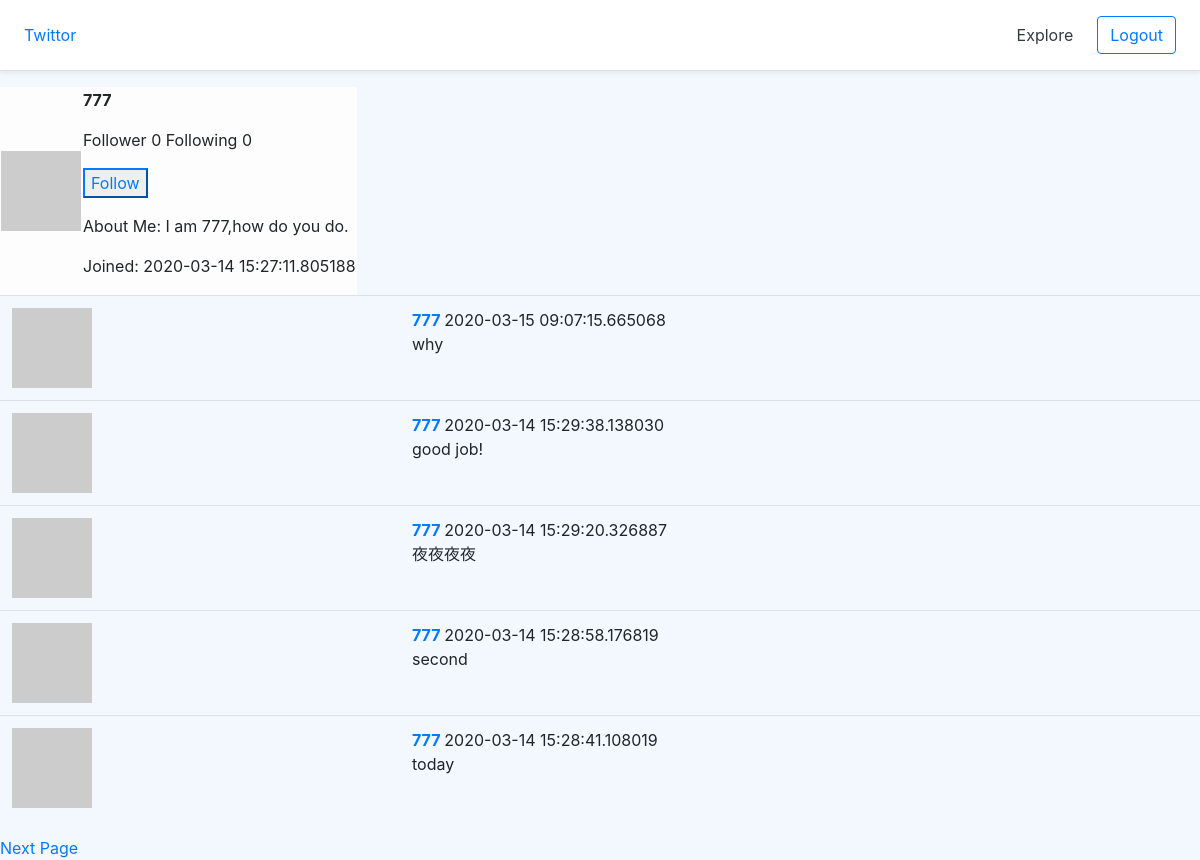
The page /777 (signed in) on the database its author committed.
### twittor/models/user.py (models this page shows, shortened)
class User(UserMixin,db.Model):#通过继承db.Model创建class User
    id = db.Column (db.Integer , primary_key= True )
    username = db.Column (db.String(64), unique=True ,index = True )#加上index是因为速度会快一些
    email = db.Column(db.String(64),unique= True,index=True)
    password_hash = db.Column(db.String(128))
    about_me= db.Column(db.String(128))
    create_time = db.Column(db.DateTime, default=datetime.utcnow)
    tweets = db.relationship('Tweet',backref = 'author',lazy='dynamic')#这里的'Tweet'里的,用来了解一个用户发了多少个推特，不是表中的一列
    followed = db.relationship (
        'User',secondary=followers,
        primaryjoin=(followers.c.follower_id == id),
        secondaryjoin=(followers.c.followed_id == id),
        backref=db.backref('followers', lazy='dynamic'), lazy = 'dynamic')
    def avatar(self,size = 80):
        md5_digest = md5(self.email.lower().encode('utf-8')).hexdigest()
        return 'https://www.gravatar.com/avatar/{}?d=identicon&s={}'.format(md5_digest,size)
    def is_following(self,user):
        return self.followed.filter(
            followers.c.followed_id == user.id).count()>0

### twittor/models/tweet.py (models this page shows, shortened)
class Tweet(db.Model):
    id = db.Column (db.Integer ,primary_key = True)
    body = db.Column(db.String(140))
    create_time = db.Column(db.DateTime,default= datetime.utcnow)
    user_id = db.Column(db.Integer ,db.ForeignKey('user.id'))#这里的'user,id'里的user不是class那个user而是所建的表的user。user_id必须是user那个table里面的id，所以用ForeignKey关联user里面的id

### twittor/route.py (the view, shortened to what this page needs)
@login_required
def user(username):
    u = User.query.filter_by(username = username).first()
    if u is None:
        abort(404)
    page_num = int(request.args.get('page') or 1)
    tweets = u.tweets.order_by(Tweet.create_time.desc()).paginate(page=page_num,
                                                                  per_page=current_app.config['TWEET_PER_PAGE'],
                                                                  error_out=False)
    next_url = url_for('profile', page=tweets.next_num, username=username) if tweets.has_next else None
    prev_url = url_for('profile', page=tweets.prev_num, username=username) if tweets.has_prev else None
    return render_template('user.html',tittle = 'Profile',next_url=next_url,prev_url=prev_url,tweets = tweets.items ,user = u )

### twittor/models/user.py (called while the page is built)
@login_manager.user_loader
def load_user(id):
    return User.query.get(int(id))

### twittor/templates/user.html (shortened to what this page needs)
{% extends "base.html" %}
{% block content %}
    <table class="table-light">
    <tr>
        <td><img src = "{{ user.avatar(200) }}" alt=""></td>
        <td>
            <p><b>{{ user.username }}</b>
               <p>
                  Follower {{ user.followers.count() }}  Following  {{ user.followed.count() }}
                </p>
                <form action="" method = "post">
                    {% if user != current_user %}
                    {% if current_user.is_following(user) %}
                     <input class="bin btn-outline-primary" type="submit" name="request_button" value="Unfollow">
                    {% else %}
                    <input class="bin btn-outline-primary" type="submit" name="request_button" value="Follow">
                    {% endif %}
                    {% endif %}
                </form>
             </p>
            {% if user.about_me %}
            <p>About Me: {{ user.about_me }}</p>
            {% endif %}
            {% if user.create_time %}
            <p>Joined: {{ user.create_time }}</p>
            {% endif %}
        </td>
    </tr>
</table>
{% include '_tweets.html' %}
    {% if next_url %}
    <a href="{{ next_url }}">Next Page</a>
    {% endif  %}
{% endblock %}

### twittor/templates/base.html (shortened to what this page needs)
<!DOCTYPE html>
<html lang="en">
<head>
<link rel="stylesheet" href="https://stackpath.bootstrapcdn.com/bootstrap/4.4.1/css/bootstrap.min.css">
</head>
<body style="background-color: #f3f8ff;" >
 <div class="sticky-top d-flex flex-column flex-md-row align-items-center p-3 px-md-4 mb-3 bg-white border-bottom shadow-sm">
  <a class="my-0 mr-md-auto font-weight-normal" href="{{ url_for('index') }}">Twittor</a>
  <nav class="my-2 my-md-0 mr-md-3">
    <a class="p-2 text-dark"  href = "{{ url_for('explore') }}">Explore</a>
  </nav>
     {% if current_user.is_anonymous %}
         <a class="btn btn-outline-primary" href ="{{ url_for('login') }}">Login</a>
     {% else %}
          <a class="btn btn-outline-primary" href ="{{ url_for('logout') }}">Logout</a>
     {% endif %}
</div>
{% block content %}{% endblock %}
</body>
</html>

### twittor/templates/_tweets.html
<table class="table table-hover">
  {% for tweet in tweets %}
    <tr valign="top">
        <td><img src = "{{ tweet.author.avatar(48) }}" alt=""></td>
        <td class="col-md-8 align-left">
            <a href="{{ url_for('profile',username =  tweet.author.username) }}"><b>{{ tweet.author.username }} </b></a>
            {{ tweet.create_time }}<br>
            {{ tweet.body }}
        </td>
    </tr>
   {% endfor %}
</table>

### rows shown on the page
User: username "777", about_me "I am 777,how do you do.", create_time "2020-03-14 15:27:11.805188"
Tweet: author.username "777", create_time "2020-03-15 09:07:15.665068", body "why"
Tweet: author.username "777", create_time "2020-03-14 15:29:38.138030", body "good job!"
Tweet: author.username "777", create_time "2020-03-14 15:29:20.326887", body "夜夜夜夜"
Tweet: author.username "777", create_time "2020-03-14 15:28:58.176819", body "second"
Tweet: author.username "777", create_time "2020-03-14 15:28:41.108019", body "today"

### other values the page prints
{{ user.followers.count() }} "0"
{{ user.followed.count() }} "0"
